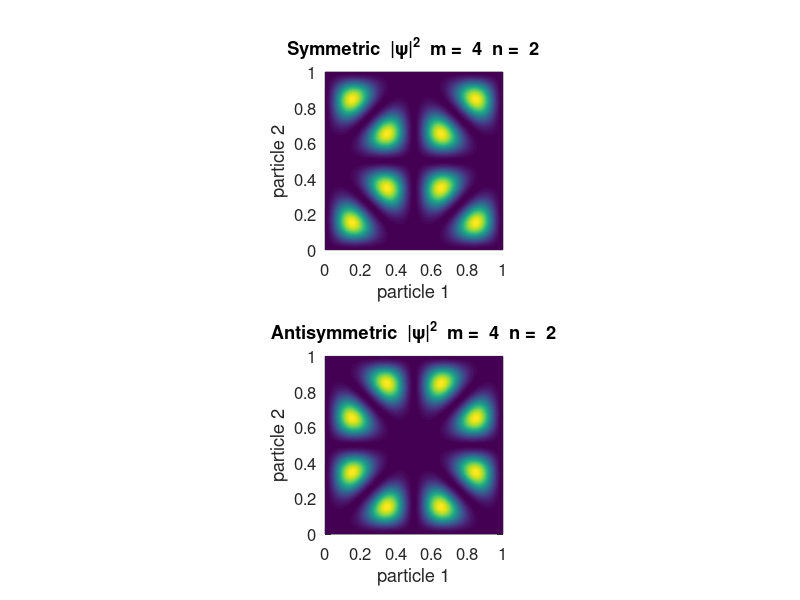

MATLAB code for this plot:
% qmTwo.m

% QUANTUM MECHANICS
% Two Electrons in an Infinite Potential Well
% Symmetrical and asymmetrical states
% Fermions and Bosons

% Ian Cooper
% email: matlabvisualphysics@gmail.com
% 200429 / Matlab version R2020a

% DOING PHYSICS WITH MATLAB 
%    ../mphome.htm
% Reference page for documentation and notes
%    http://www.physics.usyd.edu.au/teach_res/mp/doc/qmTwo.htm
% Sripts: Download Location
%    http://www.physics.usyd.edu.au/teach_res/mp/mscripts/



clear
close all
clc

% >>>>> Input principle quantum numbers
  m = 4;
  n = 2;

% SETUP  
  L = 1;
  N = 500;
  k = pi/L;
  x1 = linspace(0,L,N);
  x2 = x1;
  [xx, yy] = meshgrid(x1,x2);

% WAVEFUNCTIONS
  psi1 = sqrt(2/L).*sin(m*k*xx).*sin(n*k*yy);
  psi2 = sqrt(2/L).*sin(m*k*yy).*sin(n*k*xx);

  psiS = psi1 + psi2;   % symmetric state
  psiA = psi1 - psi2;   % antisymmetic state 

% Probability Density  
  probS = psiS.^2;
  probA = psiA.^2;


% GRAPHICS
figure(1)
  set(gcf,'units','normalized');
  set(gcf,'position',[0.05 0.1 0.2 0.5]);
  set(gcf,'color','w');

subplot(2,1,1)
  pcolor(xx,yy,probS)
  shading interp
  set(gca,'xtick',0:0.2:1);
  axis square
  txt = sprintf('Symmetric  |\\psi|^2  m = %2.0f  n = %2.0f', m,n);
  title(txt)
  xlabel('particle 1')
  ylabel('particle 2')
  set(gca,'fontsize',12)
  
subplot(2,1,2)
  pcolor(xx,yy,probA)
  shading interp
  axis square
  set(gca,'xtick',0:0.2:1);
  txt = sprintf('Antisymmetric  |\\psi|^2  m = %2.0f  n = %2.0f', m,n);
  title(txt)
  xlabel('particle 1')
  ylabel('particle 2')
  set(gca,'fontsize',12)
